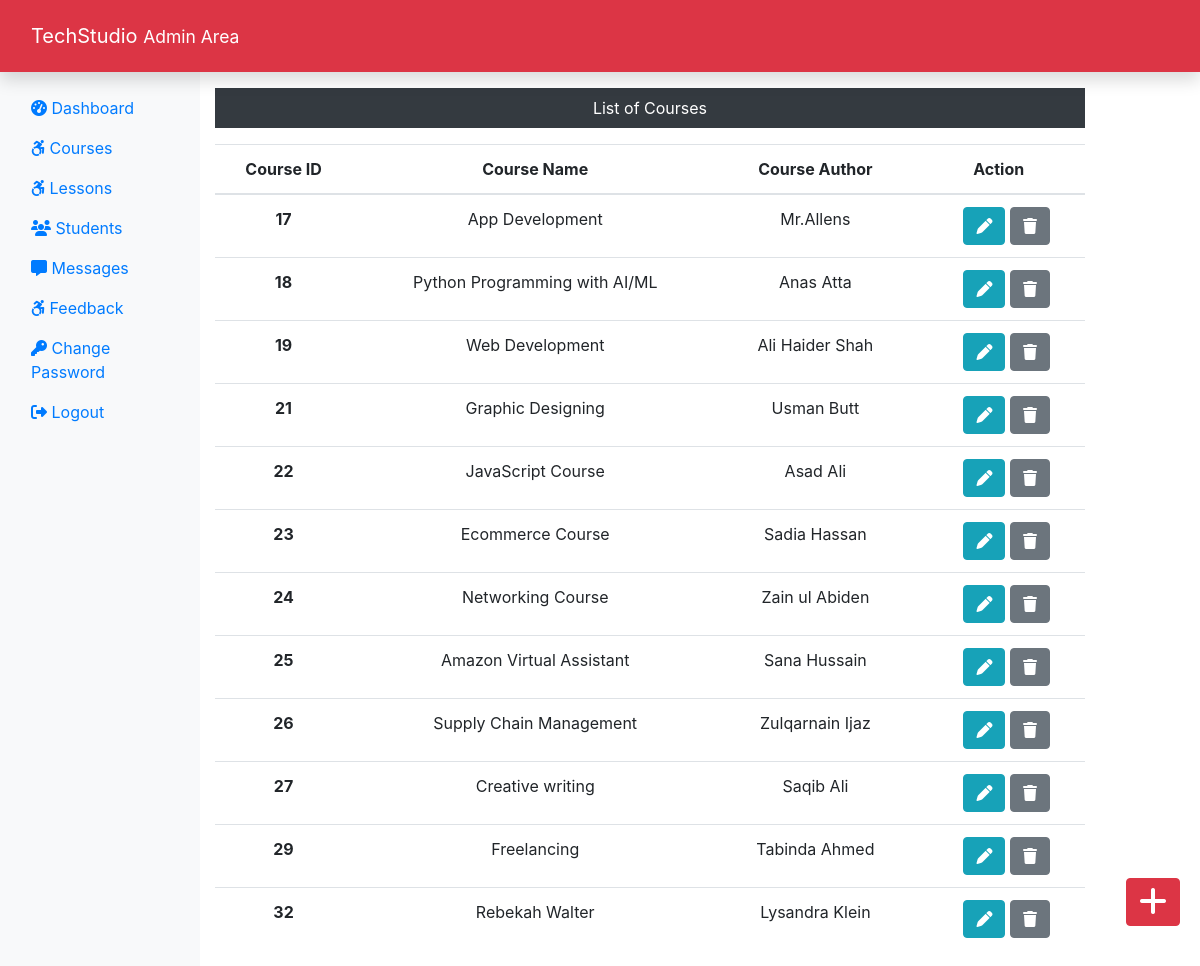
Screenshot of /admincourses.php (signed in) with the database file from the repository.
### tables this page shows
CREATE TABLE `course` (
  `course_id` int(11) NOT NULL,
  `course_name` text NOT NULL,
  `course_desc` text NOT NULL,
  `course_author` varchar(255) NOT NULL,
  `course_img` text NOT NULL,
  `course_duration` text NOT NULL,
  `course_price` int(11) NOT NULL,
  `course_original_price` int(11) NOT NULL
);

### admincourses.php (the view, shortened to what this page needs)
<?php
require_once "dbconnection.php";
include ('adminheader.php');
?>
<div class="col-sm-9 mt-5 text-center">
    <p class="bg-dark text-white p-2">List of Courses</p>
    <?php
    $sql = "select * from course";
    $result = mysqli_query($mysqli, $sql);
    if(mysqli_num_rows($result) > 0){
    ?>
        <table class="table">
            <thead>
                <tr>
                    <th scope="col">Course ID</th>
                    <th scope="col">Course Name</th>
                    <th scope="col">Course Author</th>
                    <th scope="col">Action</th>
                </tr>
            </thead>
            <tbody>
                <?php
                while($row = mysqli_fetch_assoc($result)){
                    echo '<tr>';
                    echo '<th scope="row">'.$row['course_id'].'</th>';
                    echo '<td>'.$row['course_name'].'</td>';
                    echo '<td>'.$row['course_author'].'</td>';
                    echo '<td>';
                    echo '<form action="editadmincourse.php" method="post" class="d-inline">
                    <input type="hidden" name="id" value='.$row["course_id"].'>
                    <button type="submit" class="btn btn-info ml-3" name="view"><i class="fas fa-pen"></i></button>
                    </form>
                    <form action="" method="post" class="d-inline">
                    <input type="hidden" name="id" value='.$row["course_id"].'>
                    <button type="submit" class="btn btn-secondary" name="delete"><i class="fa-solid fa-trash"></i></button>
                    </form>
                    </td></tr>';
                }?>
            </tbody>
        </table>
    <?php } else {
        echo "0 Result";
    }
        ?>
</div>
</div>
<div>
    <a class="btn btn-danger boxbtn" href="addcourse.php"><i class="fas fa-plus fa-2x"></i></a>
</div>
</body>
</html>

### css/style.css (style rules this page uses)
:root { --color-1 : #dc3545; -color-2 : #225470; }

### adminheader.php (style rules this page uses)
.boxbtn { position: fixed; bottom: 10px; right: 20px; margin-bottom: 30px; }

### rows the page displays
course: course_id "17", course_name "App Development", course_author "Mr.Allens"
course: course_id "18", course_name "Python Programming with AI/ML", course_author "Anas Atta"
course: course_id "19", course_name "Web Development", course_author "Ali Haider Shah"
course: course_id "21", course_name "Graphic Designing", course_author "Usman Butt"
course: course_id "22", course_name "JavaScript Course", course_author "Asad Ali"
course: course_id "23", course_name "Ecommerce Course", course_author "Sadia Hassan"
course: course_id "24", course_name "Networking Course", course_author "Zain ul Abiden"
course: course_id "25", course_name "Amazon Virtual Assistant", course_author "Sana Hussain"
course: course_id "26", course_name "Supply Chain Management", course_author "Zulqarnain Ijaz"
course: course_id "27", course_name "Creative writing", course_author "Saqib Ali"
course: course_id "29", course_name "Freelancing", course_author "Tabinda Ahmed"
course: course_id "32", course_name "Rebekah Walter", course_author "Lysandra Klein"
